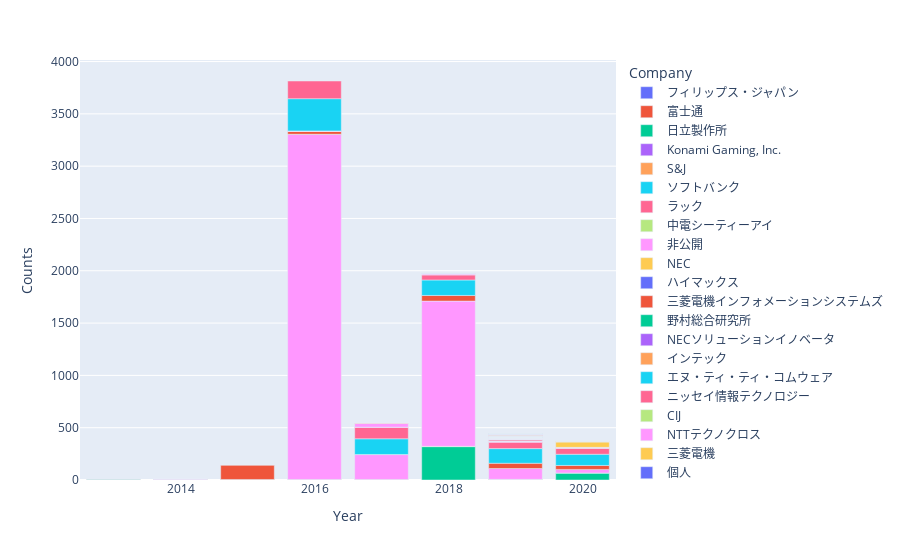

Notebook source saved alongside this figure:
### Markdown cell above
### Plotly

### Code cell
px.bar( df_for_plotly, x = "Year", y = "Counts", color = "Company")

### Figure 1 — Plotly figure (JSON) as saved in the notebook; plotly's stock layout.template omitted (floating-point values rounded to 4 significant figures)
{"data": [{"alignmentgroup": "True", "hovertemplate": "Company=フィリップス・ジャパン<br>Year=%{x}<br>Counts=%{y}<extra></extra>", "legendgroup": "フィリップス・ジャパン", "marker": {"color": "#636efa"}, "name": "フィリップス・ジャパン", "offsetgroup": "フィリップス・ジャパン", "orientation": "v", "showlegend": true, "textposition": "auto", "type": "bar", "x": [2013], "xaxis": "x", "y": [1], "yaxis": "y"}, {"alignmentgroup": "True", "hovertemplate": "Company=富士通<br>Year=%{x}<br>Counts=%{y}<extra></extra>", "legendgroup": "富士通", "marker": {"color": "#EF553B"}, "name": "富士通", "offsetgroup": "富士通", "orientation": "v", "showlegend": true, "textposition": "auto", "type": "bar", "x": [2013, 2019], "xaxis": "x", "y": [1, 3], "yaxis": "y"}, {"alignmentgroup": "True", "hovertemplate": "Company=日立製作所<br>Year=%{x}<br>Counts=%{y}<extra></extra>", "legendgroup": "日立製作所", "marker": {"color": "#00cc96"}, "name": "日立製作所", "offsetgroup": "日立製作所", "orientation": "v", "showlegend": true, "textposition": "auto", "type": "bar", "x": [2013, 2018, 2019, 2020], "xaxis": "x", "y": [2, 319, 2, 66], "yaxis": "y"}, {"alignmentgroup": "True", "hovertemplate": "Company=Konami Gaming, Inc.<br>Year=%{x}<br>Counts=%{y}<extra></extra>", "legendgroup": "Konami Gaming, Inc.", "marker": {"color": "#ab63fa"}, "name": "Konami Gaming, Inc.", "offsetgroup": "Konami Gaming, Inc.", "orientation": "v", "showlegend": true, "textposition": "auto", "type": "bar", "x": [2014], "xaxis": "x", "y": [1], "yaxis": "y"}, {"alignmentgroup": "True", "hovertemplate": "Company=S&J<br>Year=%{x}<br>Counts=%{y}<extra></extra>", "legendgroup": "S&J", "marker": {"color": "#FFA15A"}, "name": "S&J", "offsetgroup": "S&J", "orientation": "v", "showlegend": true, "textposition": "auto", "type": "bar", "x": [2014], "xaxis": "x", "y": [1], "yaxis": "y"}, {"alignmentgroup": "True", "hovertemplate": "Company=ソフトバンク<br>Year=%{x}<br>Counts=%{y}<extra></extra>", "legendgroup": "ソフトバンク", "marker": {"color": "#19d3f3"}, "name": "ソフトバンク", "offsetgroup": "ソフトバンク", "orientation": "v", "showlegend": true, "textposition": "auto", "type": "bar", "x": [2014], "xaxis": "x", "y": [1], "yaxis": "y"}, {"alignmentgroup": "True", "hovertemplate": "Company=ラック<br>Year=%{x}<br>Counts=%{y}<extra></extra>", "legendgroup": "ラック", "marker": {"color": "#FF6692"}, "name": "ラック", "offsetgroup": "ラック", "orientation": "v", "showlegend": true, "textposition": "auto", "type": "bar", "x": [2014, 2015], "xaxis": "x", "y": [1, 1], "yaxis": "y"}, {"alignmentgroup": "True", "hovertemplate": "Company=中電シーティーアイ<br>Year=%{x}<br>Counts=%{y}<extra></extra>", "legendgroup": "中電シーティーアイ", "marker": {"color": "#B6E880"}, "name": "中電シーティーアイ", "offsetgroup": "中電シーティーアイ", "orientation": "v", "showlegend": true, "textposition": "auto", "type": "bar", "x": [2014, 2015, 2016, 2017, 2018, 2019, 2020], "xaxis": "x", "y": [2, 2, 5, 5, 3, 1, 1], "yaxis": "y"}, {"alignmentgroup": "True", "hovertemplate": "Company=非公開<br>Year=%{x}<br>Counts=%{y}<extra></extra>", "legendgroup": "非公開", "marker": {"color": "#FF97FF"}, "name": "非公開", "offsetgroup": "非公開", "orientation": "v", "showlegend": true, "textposition": "auto", "type": "bar", "x": [2014, 2016, 2017, 2018, 2019, 2020], "xaxis": "x", "y": [3, 3299, 238, 1388, 104, 34], "yaxis": "y"}, {"alignmentgroup": "True", "hovertemplate": "Company=NEC<br>Year=%{x}<br>Counts=%{y}<extra></extra>", "legendgroup": "NEC", "marker": {"color": "#FECB52"}, "name": "NEC", "offsetgroup": "NEC", "orientation": "v", "showlegend": true, "textposition": "auto", "type": "bar", "x": [2015, 2016, 2017], "xaxis": "x", "y": [1, 1, 1], "yaxis": "y"}, {"alignmentgroup": "True", "hovertemplate": "Company=ハイマックス<br>Year=%{x}<br>Counts=%{y}<extra></extra>", "legendgroup": "ハイマックス", "marker": {"color": "#636efa"}, "name": "ハイマックス", "offsetgroup": "ハイマックス", "orientation": "v", "showlegend": true, "textposition": "auto", "type": "bar", "x": [2015], "xaxis": "x", "y": [1], "yaxis": "y"}, {"alignmentgroup": "True", "hovertemplate": "Company=三菱電機インフォメーションシステムズ<br>Year=%{x}<br>Counts=%{y}<extra></extra>", "legendgroup": "三菱電機インフォメーションシステムズ", "marker": {"color": "#EF553B"}, "name": "三菱電機インフォメーションシステムズ", "offsetgroup": "三菱電機インフォメーションシステムズ", "orientation": "v", "showlegend": true, "textposition": "auto", "type": "bar", "x": [2015, 2016, 2018, 2019, 2020], "xaxis": "x", "y": [138, 28, 54, 50, 38], "yaxis": "y"}, {"alignmentgroup": "True", "hovertemplate": "Company=野村総合研究所<br>Year=%{x}<br>Counts=%{y}<extra></extra>", "legendgroup": "野村総合研究所", "marker": {"color": "#00cc96"}, "name": "野村総合研究所", "offsetgroup": "野村総合研究所", "orientation": "v", "showlegend": true, "textposition": "auto", "type": "bar", "x": [2015, 2016], "xaxis": "x", "y": [1, 1], "yaxis": "y"}, {"alignmentgroup": "True", "hovertemplate": "Company=NECソリューションイノベータ<br>Year=%{x}<br>Counts=%{y}<extra></extra>", "legendgroup": "NECソリューションイノベータ", "marker": {"color": "#ab63fa"}, "name": "NECソリューションイノベータ", "offsetgroup": "NECソリューションイノベータ", "orientation": "v", "showlegend": true, "textposition": "auto", "type": "bar", "x": [2016], "xaxis": "x", "y": [1], "yaxis": "y"}, {"alignmentgroup": "True", "hovertemplate": "Company=インテック<br>Year=%{x}<br>Counts=%{y}<extra></extra>", "legendgroup": "インテック", "marker": {"color": "#FFA15A"}, "name": "インテック", "offsetgroup": "インテック", "orientation": "v", "showlegend": true, "textposition": "auto", "type": "bar", "x": [2016], "xaxis": "x", "y": [2], "yaxis": "y"}, {"alignmentgroup": "True", "hovertemplate": "Company=エヌ・ティ・ティ・コムウェア<br>Year=%{x}<br>Counts=%{y}<extra></extra>", "legendgroup": "エヌ・ティ・ティ・コムウェア", "marker": {"color": "#19d3f3"}, "name": "エヌ・ティ・ティ・コムウェア", "offsetgroup": "エヌ・ティ・ティ・コムウェア", "orientation": "v", "showlegend": true, "textposition": "auto", "type": "bar", "x": [2016, 2017, 2018, 2019, 2020], "xaxis": "x", "y": [308, 150, 148, 140, 107], "yaxis": "y"}, {"alignmentgroup": "True", "hovertemplate": "Company=ニッセイ情報テクノロジー<br>Year=%{x}<br>Counts=%{y}<extra></extra>", "legendgroup": "ニッセイ情報テクノロジー", "marker": {"color": "#FF6692"}, "name": "ニッセイ情報テクノロジー", "offsetgroup": "ニッセイ情報テクノロジー", "orientation": "v", "showlegend": true, "textposition": "auto", "type": "bar", "x": [2016, 2017, 2018, 2019, 2020], "xaxis": "x", "y": [169, 110, 48, 61, 57], "yaxis": "y"}, {"alignmentgroup": "True", "hovertemplate": "Company=CIJ<br>Year=%{x}<br>Counts=%{y}<extra></extra>", "legendgroup": "CIJ", "marker": {"color": "#B6E880"}, "name": "CIJ", "offsetgroup": "CIJ", "orientation": "v", "showlegend": true, "textposition": "auto", "type": "bar", "x": [2017], "xaxis": "x", "y": [1], "yaxis": "y"}, {"alignmentgroup": "True", "hovertemplate": "Company=NTTテクノクロス<br>Year=%{x}<br>Counts=%{y}<extra></extra>", "legendgroup": "NTTテクノクロス", "marker": {"color": "#FF97FF"}, "name": "NTTテクノクロス", "offsetgroup": "NTTテクノクロス", "orientation": "v", "showlegend": true, "textposition": "auto", "type": "bar", "x": [2017, 2018, 2019], "xaxis": "x", "y": [38, 10, 9], "yaxis": "y"}, {"alignmentgroup": "True", "hovertemplate": "Company=三菱電機<br>Year=%{x}<br>Counts=%{y}<extra></extra>", "legendgroup": "三菱電機", "marker": {"color": "#FECB52"}, "name": "三菱電機", "offsetgroup": "三菱電機", "orientation": "v", "showlegend": true, "textposition": "auto", "type": "bar", "x": [2017], "xaxis": "x", "y": [1], "yaxis": "y"}, {"alignmentgroup": "True", "hovertemplate": "Company=個人<br>Year=%{x}<br>Counts=%{y}<extra></extra>", "legendgroup": "個人", "marker": {"color": "#636efa"}, "name": "個人", "offsetgroup": "個人", "orientation": "v", "showlegend": true, "textposition": "auto", "type": "bar", "x": [2018], "xaxis": "x", "y": [1], "yaxis": "y"}, {"alignmentgroup": "True", "hovertemplate": "Company=大阪府警察本部<br>Year=%{x}<br>Counts=%{y}<extra></extra>", "legendgroup": "大阪府警察本部", "marker": {"color": "#EF553B"}, "name": "大阪府警察本部", "offsetgroup": "大阪府警察本部", "orientation": "v", "showlegend": true, "textposition": "auto", "type": "bar", "x": [2018], "xaxis": "x", "y": [1], "yaxis": "y"}, {"alignmentgroup": "True", "hovertemplate": "Company=CCアーキテクト<br>Year=%{x}<br>Counts=%{y}<extra></extra>", "legendgroup": "CCアーキテクト", "marker": {"color": "#00cc96"}, "name": "CCアーキテクト", "offsetgroup": "CCアーキテクト", "orientation": "v", "showlegend": true, "textposition": "auto", "type": "bar", "x": [2019], "xaxis": "x", "y": [1], "yaxis": "y"}, {"alignmentgroup": "True", "hovertemplate": "Company=JCCソフト<br>Year=%{x}<br>Counts=%{y}<extra></extra>", "legendgroup": "JCCソフト", "marker": {"color": "#ab63fa"}, "name": "JCCソフト", "offsetgroup": "JCCソフト", "orientation": "v", "showlegend": true, "textposition": "auto", "type": "bar", "x": [2019], "xaxis": "x", "y": [1], "yaxis": "y"}, {"alignmentgroup": "True", "hovertemplate": "Company=Ovum Software<br>Year=%{x}<br>Counts=%{y}<extra></extra>", "legendgroup": "Ovum Software", "marker": {"color": "#FFA15A"}, "name": "Ovum Software", "offsetgroup": "Ovum Software", "orientation": "v", "showlegend": true, "textposition": "auto", "type": "bar", "x": [2019], "xaxis": "x", "y": [1], "yaxis": "y"}, {"alignmentgroup": "True", "hovertemplate": "Company=SHIFT<br>Year=%{x}<br>Counts=%{y}<extra></extra>", "legendgroup": "SHIFT", "marker": {"color": "#19d3f3"}, "name": "SHIFT", "offsetgroup": "SHIFT", "orientation": "v", "showlegend": true, "textposition": "auto", "type": "bar", "x": [2019], "xaxis": "x", "y": [1], "yaxis": "y"}, {"alignmentgroup": "True", "hovertemplate": "Company=みずほ情報総研<br>Year=%{x}<br>Counts=%{y}<extra></extra>", "legendgroup": "みずほ情報総研", "marker": {"color": "#FF6692"}, "name": "みずほ情報総研", "offsetgroup": "みずほ情報総研", "orientation": "v", "showlegend": true, "textposition": "auto", "type": "bar", "x": [2019, 2020], "xaxis": "x", "y": [15, 3], "yaxis": "y"}, {"alignmentgroup": "True", "hovertemplate": "Company=みずほ銀行<br>Year=%{x}<br>Counts=%{y}<extra></extra>", "legendgroup": "みずほ銀行", "marker": {"color": "#B6E880"}, "name": "みずほ銀行", "offsetgroup": "みずほ銀行", "orientation": "v", "showlegend": true, "textposition": "auto", "type": "bar", "x": [2019], "xaxis": "x", "y": [1], "yaxis": "y"}, {"alignmentgroup": "True", "hovertemplate": "Company=アイテック阪急阪神<br>Year=%{x}<br>Counts=%{y}<extra></extra>", "legendgroup": "アイテック阪急阪神", "marker": {"color": "#FF97FF"}, "name": "アイテック阪急阪神", "offsetgroup": "アイテック阪急阪神", "orientation": "v", "showlegend": true, "textposition": "auto", "type": "bar", "x": [2019], "xaxis": "x", "y": [1], "yaxis": "y"}, {"alignmentgroup": "True", "hovertemplate": "Company=アジア航測<br>Year=%{x}<br>Counts=%{y}<extra></extra>", "legendgroup": "アジア航測", "marker": {"color": "#FECB52"}, "name": "アジア航測", "offsetgroup": "アジア航測", "orientation": "v", "showlegend": true, "textposition": "auto", "type": "bar", "x": [2019], "xaxis": "x", "y": [1], "yaxis": "y"}, {"alignmentgroup": "True", "hovertemplate": "Company=インテグレーションテクノロジー<br>Year=%{x}<br>Counts=%{y}<extra></extra>", "legendgroup": "インテグレーションテクノロジー", "marker": {"color": "#636efa"}, "name": "インテグレーションテクノロジー", "offsetgroup": "インテグレーションテクノロジー", "orientation": "v", "showlegend": true, "textposition": "auto", "type": "bar", "x": [2019], "xaxis": "x", "y": [1], "yaxis": "y"}, {"alignmentgroup": "True", "hovertemplate": "Company=イー・フォース<br>Year=%{x}<br>Counts=%{y}<extra></extra>", "legendgroup": "イー・フォース", "marker": {"color": "#EF553B"}, "name": "イー・フォース", "offsetgroup": "イー・フォース", "orientation": "v", "showlegend": true, "textposition": "auto", "type": "bar", "x": [2019], "xaxis": "x", "y": [1], "yaxis": "y"}, {"alignmentgroup": "True", "hovertemplate": "Company=エクセディア・コンサルティング<br>Year=%{x}<br>Counts=%{y}<extra></extra>", "legendgroup": "エクセディア・コンサルティング", "marker": {"color": "#00cc96"}, "name": "エクセディア・コンサルティング", "offsetgroup": "エクセディア・コンサルティング", "orientation": "v", "showlegend": true, "textposition": "auto", "type": "bar", "x": [2019], "xaxis": "x", "y": [1], "yaxis": "y"}, {"alignmentgroup": "True", "hovertemplate": "Company=エリクソン・ジャパン<br>Year=%{x}<br>Counts=%{y}<extra></extra>", "legendgroup": "エリクソン・ジャパン", "marker": {"color": "#ab63fa"}, "name": "エリクソン・ジャパン", "offsetgroup": "エリクソン・ジャパン", "orientation": "v", "showlegend": true, "textposition": "auto", "type": "bar", "x": [2019], "xaxis": "x", "y": [1], "yaxis": "y"}, {"alignmentgroup": "True", "hovertemplate": "Company=クリモトビジネスアソシエイツ<br>Year=%{x}<br>Counts=%{y}<extra></extra>", "legendgroup": "クリモトビジネスアソシエイツ", "marker": {"color": "#FFA15A"}, "name": "クリモトビジネスアソシエイツ", "offsetgroup": "クリモトビジネスアソシエイツ", "orientation": "v", "showlegend": true, "textposition": "auto", "type": "bar", "x": [2019], "xaxis": "x", "y": [1], "yaxis": "y"}, {"alignmentgroup": "True", "hovertemplate": "Company=コンピュートロン<br>Year=%{x}<br>Counts=%{y}<extra></extra>", "legendgroup": "コンピュートロン", "marker": {"color": "#19d3f3"}, "name": "コンピュートロン", "offsetgroup": "コンピュートロン", "orientation": "v", "showlegend": true, "textposition": "auto", "type": "bar", "x": [2019], "xaxis": "x", "y": [1], "yaxis": "y"}, {"alignmentgroup": "True", "hovertemplate": "Company=スクウェア・エニックス<br>Year=%{x}<br>Counts=%{y}<extra></extra>", "legendgroup": "スクウェア・エニックス", "marker": {"color": "#FF6692"}, "name": "スクウェア・エニックス", "offsetgroup": "スクウェア・エニックス", "orientation": "v", "showlegend": true, "textposition": "auto", "type": "bar", "x": [2019], "xaxis": "x", "y": [1], "yaxis": "y"}, {"alignmentgroup": "True", "hovertemplate": "Company=ソフトウェアコントロール<br>Year=%{x}<br>Counts=%{y}<extra></extra>", "legendgroup": "ソフトウェアコントロール", "marker": {"color": "#B6E880"}, "name": "ソフトウェアコントロール", "offsetgroup": "ソフトウェアコントロール", "orientation": "v", "showlegend": true, "textposition": "auto", "type": "bar", "x": [2019], "xaxis": "x", "y": [1], "yaxis": "y"}, {"alignmentgroup": "True", "hovertemplate": "Company=ソフトバンク・テクノロジー<br>Year=%{x}<br>Counts=%{y}<extra></extra>", "legendgroup": "ソフトバンク・テクノロジー", "marker": {"color": "#FF97FF"}, "name": "ソフトバンク・テクノロジー", "offsetgroup": "ソフトバンク・テクノロジー", "orientation": "v", "showlegend": true, "textposition": "auto", "type": "bar", "x": [2019], "xaxis": "x", "y": [1], "yaxis": "y"}, {"alignmentgroup": "True", "hovertemplate": "Company=デンソー<br>Year=%{x}<br>Counts=%{y}<extra></extra>", "legendgroup": "デンソー", "marker": {"color": "#FECB52"}, "name": "デンソー", "offsetgroup": "デンソー", "orientation": "v", "showlegend": true, "textposition": "auto", "type": "bar", "x": [2019], "xaxis": "x", "y": [1], "yaxis": "y"}, {"alignmentgroup": "True", "hovertemplate": "Company=トヨタ自動車<br>Year=%{x}<br>Counts=%{y}<extra></extra>", "legendgroup": "トヨタ自動車", "marker": {"color": "#636efa"}, "name": "トヨタ自動車", "offsetgroup": "トヨタ自動車", "orientation": "v", "showlegend": true, "textposition": "auto", "type": "bar", "x": [2019], "xaxis": "x", "y": [1], "yaxis": "y"}, {"alignmentgroup": "True", "hovertemplate": "Company=ハルコム<br>Year=%{x}<br>Counts=%{y}<extra></extra>", "legendgroup": "ハルコム", "marker": {"color": "#EF553B"}, "name": "ハルコム", "offsetgroup": "ハルコム", "orientation": "v", "showlegend": true, "textposition": "auto", "type": "bar", "x": [2019], "xaxis": "x", "y": [1], "yaxis": "y"}, {"alignmentgroup": "True", "hovertemplate": "Company=ファースト<br>Year=%{x}<br>Counts=%{y}<extra></extra>", "legendgroup": "ファースト", "marker": {"color": "#00cc96"}, "name": "ファースト", "offsetgroup": "ファースト", "orientation": "v", "showlegend": true, "textposition": "auto", "type": "bar", "x": [2019], "xaxis": "x", "y": [1], "yaxis": "y"}, {"alignmentgroup": "True", "hovertemplate": "Company=マクニカ<br>Year=%{x}<br>Counts=%{y}<extra></extra>", "legendgroup": "マクニカ", "marker": {"color": "#ab63fa"}, "name": "マクニカ", "offsetgroup": "マクニカ", "orientation": "v", "showlegend": true, "textposition": "auto", "type": "bar", "x": [2019], "xaxis": "x", "y": [1], "yaxis": "y"}, {"alignmentgroup": "True", "hovertemplate": "Company=リコー<br>Year=%{x}<br>Counts=%{y}<extra></extra>", "legendgroup": "リコー", "marker": {"color": "#FFA15A"}, "name": "リコー", "offsetgroup": "リコー", "orientation": "v", "showlegend": true, "textposition": "auto", "type": "bar", "x": [2019, 2020], "xaxis": "x", "y": [1, 2], "yaxis": "y"}, {"alignmentgroup": "True", "hovertemplate": "Company=三井物産セキュアディレクション<br>Year=%{x}<br>Counts=%{y}<extra></extra>", "legendgroup": "三井物産セキュアディレクション", "marker": {"color": "#19d3f3"}, "name": "三井物産セキュアディレクション", "offsetgroup": "三井物産セキュアディレクション", "orientation": "v", "showlegend": true, "textposition": "auto", "type": "bar", "x": [2019], "xaxis": "x", "y": [1], "yaxis": "y"}, {"alignmentgroup": "True", "hovertemplate": "Company=三菱電機マイコン機器ソフトウエア<br>Year=%{x}<br>Counts=%{y}<extra></extra>", "legendgroup": "三菱電機マイコン機器ソフトウエア", "marker": {"color": "#FF6692"}, "name": "三菱電機マイコン機器ソフトウエア", "offsetgroup": "三菱電機マイコン機器ソフトウエア", "orientation": "v", "showlegend": true, "textposition": "auto", "type": "bar", "x": [2019], "xaxis": "x", "y": [1], "yaxis": "y"}, {"alignmentgroup": "True", "hovertemplate": "Company=京セラ<br>Year=%{x}<br>Counts=%{y}<extra></extra>", "legendgroup": "京セラ", "marker": {"color": "#B6E880"}, "name": "京セラ", "offsetgroup": "京セラ", "orientation": "v", "showlegend": true, "textposition": "auto", "type": "bar", "x": [2019], "xaxis": "x", "y": [1], "yaxis": "y"}, {"alignmentgroup": "True", "hovertemplate": "Company=力武健次技術士事務所<br>Year=%{x}<br>Counts=%{y}<extra></extra>", "legendgroup": "力武健次技術士事務所", "marker": {"color": "#FF97FF"}, "name": "力武健次技術士事務所", "offsetgroup": "力武健次技術士事務所", "orientation": "v", "showlegend": true, "textposition": "auto", "type": "bar", "x": [2019], "xaxis": "x", "y": [1], "yaxis": "y"}, {"alignmentgroup": "True", "hovertemplate": "Company=坂東技術士事務所<br>Year=%{x}<br>Counts=%{y}<extra></extra>", "legendgroup": "坂東技術士事務所", "marker": {"color": "#FECB52"}, "name": "坂東技術士事務所", "offsetgroup": "坂東技術士事務所", "orientation": "v", "showlegend": true, "textposition": "auto", "type": "bar", "x": [2019], "xaxis": "x", "y": [1], "yaxis": "y"}, {"alignmentgroup": "True", "hovertemplate": "Company=大脇技術士事務所<br>Year=%{x}<br>Counts=%{y}<extra></extra>", "legendgroup": "大脇技術士事務所", "marker": {"color": "#636efa"}, "name": "大脇技術士事務所", "offsetgroup": "大脇技術士事務所", "orientation": "v", "showlegend": true, "textposition": "auto", "type": "bar", "x": [2019], "xaxis": "x", "y": [1], "yaxis": "y"}, {"alignmentgroup": "True", "hovertemplate": "Company=太平洋工業<br>Year=%{x}<br>Counts=%{y}<extra></extra>", "legendgroup": "太平洋工業", "marker": {"color": "#EF553B"}, "name": "太平洋工業", "offsetgroup": "太平洋工業", "orientation": "v", "showlegend": true, "textposition": "auto", "type": "bar", "x": [2019], "xaxis": "x", "y": [1], "yaxis": "y"}, {"alignmentgroup": "True", "hovertemplate": "Company=山下設計<br>Year=%{x}<br>Counts=%{y}<extra></extra>", "legendgroup": "山下設計", "marker": {"color": "#00cc96"}, "name": "山下設計", "offsetgroup": "山下設計", "orientation": "v", "showlegend": true, "textposition": "auto", "type": "bar", "x": [2019], "xaxis": "x", "y": [1], "yaxis": "y"}, {"alignmentgroup": "True", "hovertemplate": "Company=山脇学園<br>Year=%{x}<br>Counts=%{y}<extra></extra>", "legendgroup": "山脇学園", "marker": {"color": "#ab63fa"}, "name": "山脇学園", "offsetgroup": "山脇学園", "orientation": "v", "showlegend": true, "textposition": "auto", "type": "bar", "x": [2019], "xaxis": "x", "y": [1], "yaxis": "y"}, {"alignmentgroup": "True", "hovertemplate": "Company=日本工営<br>Year=%{x}<br>Counts=%{y}<extra></extra>", "legendgroup": "日本工営", "marker": {"color": "#FFA15A"}, "name": "日本工営", "offsetgroup": "日本工営", "orientation": "v", "showlegend": true, "textposition": "auto", "type": "bar", "x": [2019], "xaxis": "x", "y": [2], "yaxis": "y"}, {"alignmentgroup": "True", "hovertemplate": "Company=日本ＮＣＲ<br>Year=%{x}<br>Counts=%{y}<extra></extra>", "legendgroup": "日本ＮＣＲ", "marker": {"color": "#19d3f3"}, "name": "日本ＮＣＲ", "offsetgroup": "日本ＮＣＲ", "orientation": "v", "showlegend": true, "textposition": "auto", "type": "bar", "x": [2019], "xaxis": "x", "y": [1], "yaxis": "y"}, {"alignmentgroup": "True", "hovertemplate": "Company=日立システムズ<br>Year=%{x}<br>Counts=%{y}<extra></extra>", "legendgroup": "日立システムズ", "marker": {"color": "#FF6692"}, "name": "日立システムズ", "offsetgroup": "日立システムズ", "orientation": "v", "showlegend": true, "textposition": "auto", "type": "bar", "x": [2019], "xaxis": "x", "y": [1], "yaxis": "y"}, {"alignmentgroup": "True", "hovertemplate": "Company=日立ソリューションズ・クリエイト<br>Year=%{x}<br>Counts=%{y}<extra></extra>", "legendgroup": "日立ソリューションズ・クリエイト", "marker": {"color": "#B6E880"}, "name": "日立ソリューションズ・クリエイト", "offsetgroup": "日立ソリューションズ・クリエイト", "orientation": "v", "showlegend": true, "textposition": "auto", "type": "bar", "x": [2019], "xaxis": "x", "y": [1], "yaxis": "y"}, {"alignmentgroup": "True", "hovertemplate": "Company=日立産機システム<br>Year=%{x}<br>Counts=%{y}<extra></extra>", "legendgroup": "日立産機システム", "marker": {"color": "#FF97FF"}, "name": "日立産機システム", "offsetgroup": "日立産機システム", "orientation": "v", "showlegend": true, "textposition": "auto", "type": "bar", "x": [2019], "xaxis": "x", "y": [1], "yaxis": "y"}, {"alignmentgroup": "True", "hovertemplate": "Company=東京ガスｉネット<br>Year=%{x}<br>Counts=%{y}<extra></extra>", "legendgroup": "東京ガスｉネット", "marker": {"color": "#FECB52"}, "name": "東京ガスｉネット", "offsetgroup": "東京ガスｉネット", "orientation": "v", "showlegend": true, "textposition": "auto", "type": "bar", "x": [2019], "xaxis": "x", "y": [1], "yaxis": "y"}, {"alignmentgroup": "True", "hovertemplate": "Company=東京工業高等専門学校<br>Year=%{x}<br>Counts=%{y}<extra></extra>", "legendgroup": "東京工業高等専門学校", "marker": {"color": "#636efa"}, "name": "東京工業高等専門学校", "offsetgroup": "東京工業高等専門学校", "orientation": "v", "showlegend": true, "textposition": "auto", "type": "bar", "x": [2019], "xaxis": "x", "y": [1], "yaxis": "y"}, {"alignmentgroup": "True", "hovertemplate": "Company=東芝インフラシステムズ<br>Year=%{x}<br>Counts=%{y}<extra></extra>", "legendgroup": "東芝インフラシステムズ", "marker": {"color": "#EF553B"}, "name": "東芝インフラシステムズ", "offsetgroup": "東芝インフラシステムズ", "orientation": "v", "showlegend": true, "textposition": "auto", "type": "bar", "x": [2019], "xaxis": "x", "y": [6], "yaxis": "y"}, {"alignmentgroup": "True", "hovertemplate": "Company=東芝デジタルソリューションズ<br>Year=%{x}<br>Counts=%{y}<extra></extra>", "legendgroup": "東芝デジタルソリューションズ", "marker": {"color": "#00cc96"}, "name": "東芝デジタルソリューションズ", "offsetgroup": "東芝デジタルソリューションズ", "orientation": "v", "showlegend": true, "textposition": "auto", "type": "bar", "x": [2019], "xaxis": "x", "y": [1], "yaxis": "y"}, {"alignmentgroup": "True", "hovertemplate": "Company=松下技術士事務所<br>Year=%{x}<br>Counts=%{y}<extra></extra>", "legendgroup": "松下技術士事務所", "marker": {"color": "#ab63fa"}, "name": "松下技術士事務所", "offsetgroup": "松下技術士事務所", "orientation": "v", "showlegend": true, "textposition": "auto", "type": "bar", "x": [2019], "xaxis": "x", "y": [1], "yaxis": "y"}, {"alignmentgroup": "True", "hovertemplate": "Company=柏原コンサルティングオフィス<br>Year=%{x}<br>Counts=%{y}<extra></extra>", "legendgroup": "柏原コンサルティングオフィス", "marker": {"color": "#FFA15A"}, "name": "柏原コンサルティングオフィス", "offsetgroup": "柏原コンサルティングオフィス", "orientation": "v", "showlegend": true, "textposition": "auto", "type": "bar", "x": [2019], "xaxis": "x", "y": [1], "yaxis": "y"}, {"alignmentgroup": "True", "hovertemplate": "Company=沖電気工業<br>Year=%{x}<br>Counts=%{y}<extra></extra>", "legendgroup": "沖電気工業", "marker": {"color": "#19d3f3"}, "name": "沖電気工業", "offsetgroup": "沖電気工業", "orientation": "v", "showlegend": true, "textposition": "auto", "type": "bar", "x": [2019], "xaxis": "x", "y": [1], "yaxis": "y"}, {"alignmentgroup": "True", "hovertemplate": "Company=石川Ｅ＆ＩＴ技術士事務所<br>Year=%{x}<br>Counts=%{y}<extra></extra>", "legendgroup": "石川Ｅ＆ＩＴ技術士事務所", "marker": {"color": "#FF6692"}, "name": "石川Ｅ＆ＩＴ技術士事務所", "offsetgroup": "石川Ｅ＆ＩＴ技術士事務所", "orientation": "v", "showlegend": true, "textposition": "auto", "type": "bar", "x": [2019], "xaxis": "x", "y": [1], "yaxis": "y"}, {"alignmentgroup": "True", "hovertemplate": "Company=神戸学院大学<br>Year=%{x}<br>Counts=%{y}<extra></extra>", "legendgroup": "神戸学院大学", "marker": {"color": "#B6E880"}, "name": "神戸学院大学", "offsetgroup": "神戸学院大学", "orientation": "v", "showlegend": true, "textposition": "auto", "type": "bar", "x": [2019], "xaxis": "x", "y": [1], "yaxis": "y"}, {"alignmentgroup": "True", "hovertemplate": "Company=鍜治技術士事務所<br>Year=%{x}<br>Counts=%{y}<extra></extra>", "legendgroup": "鍜治技術士事務所", "marker": {"color": "#FF97FF"}, "name": "鍜治技術士事務所", "offsetgroup": "鍜治技術士事務所", "orientation": "v", "showlegend": true, "textposition": "auto", "type": "bar", "x": [2019], "xaxis": "x", "y": [1], "yaxis": "y"}, {"alignmentgroup": "True", "hovertemplate": "Company=関電システムズ<br>Year=%{x}<br>Counts=%{y}<extra></extra>", "legendgroup": "関電システムズ", "marker": {"color": "#FECB52"}, "name": "関電システムズ", "offsetgroup": "関電システムズ", "orientation": "v", "showlegend": true, "textposition": "auto", "type": "bar", "x": [2019], "xaxis": "x", "y": [1], "yaxis": "y"}, {"alignmentgroup": "True", "hovertemplate": "Company=電設コンサルタンツ株式会社<br>Year=%{x}<br>Counts=%{y}<extra></extra>", "legendgroup": "電設コンサルタンツ株式会社", "marker": {"color": "#636efa"}, "name": "電設コンサルタンツ株式会社", "offsetgroup": "電設コンサルタンツ株式会社", "orientation": "v", "showlegend": true, "textposition": "auto", "type": "bar", "x": [2019], "xaxis": "x", "y": [1], "yaxis": "y"}, {"alignmentgroup": "True", "hovertemplate": "Company=電通国際情報サービス<br>Year=%{x}<br>Counts=%{y}<extra></extra>", "legendgroup": "電通国際情報サービス", "marker": {"color": "#EF553B"}, "name": "電通国際情報サービス", "offsetgroup": "電通国際情報サービス", "orientation": "v", "showlegend": true, "textposition": "auto", "type": "bar", "x": [2019], "xaxis": "x", "y": [1], "yaxis": "y"}, {"alignmentgroup": "True", "hovertemplate": "Company=飯田ICT技術士事務所<br>Year=%{x}<br>Counts=%{y}<extra></extra>", "legendgroup": "飯田ICT技術士事務所", "marker": {"color": "#00cc96"}, "name": "飯田ICT技術士事務所", "offsetgroup": "飯田ICT技術士事務所", "orientation": "v", "showlegend": true, "textposition": "auto", "type": "bar", "x": [2019], "xaxis": "x", "y": [1], "yaxis": "y"}, {"alignmentgroup": "True", "hovertemplate": "Company=ＬＳＥＴ<br>Year=%{x}<br>Counts=%{y}<extra></extra>", "legendgroup": "ＬＳＥＴ", "marker": {"color": "#ab63fa"}, "name": "ＬＳＥＴ", "offsetgroup": "ＬＳＥＴ", "orientation": "v", "showlegend": true, "textposition": "auto", "type": "bar", "x": [2019], "xaxis": "x", "y": [1], "yaxis": "y"}, {"alignmentgroup": "True", "hovertemplate": "Company=ＮＤＳ<br>Year=%{x}<br>Counts=%{y}<extra></extra>", "legendgroup": "ＮＤＳ", "marker": {"color": "#FFA15A"}, "name": "ＮＤＳ", "offsetgroup": "ＮＤＳ", "orientation": "v", "showlegend": true, "textposition": "auto", "type": "bar", "x": [2019], "xaxis": "x", "y": [1], "yaxis": "y"}, {"alignmentgroup": "True", "hovertemplate": "Company=NTT西日本<br>Year=%{x}<br>Counts=%{y}<extra></extra>", "legendgroup": "NTT西日本", "marker": {"color": "#19d3f3"}, "name": "NTT西日本", "offsetgroup": "NTT西日本", "orientation": "v", "showlegend": true, "textposition": "auto", "type": "bar", "x": [2020], "xaxis": "x", "y": [1], "yaxis": "y"}, {"alignmentgroup": "True", "hovertemplate": "Company=みずほ信託銀行<br>Year=%{x}<br>Counts=%{y}<extra></extra>", "legendgroup": "みずほ信託銀行", "marker": {"color": "#FF6692"}, "name": "みずほ信託銀行", "offsetgroup": "みずほ信託銀行", "orientation": "v", "showlegend": true, "textposition": "auto", "type": "bar", "x": [2020], "xaxis": "x", "y": [1], "yaxis": "y"}, {"alignmentgroup": "True", "hovertemplate": "Company=アルプスアルパイン<br>Year=%{x}<br>Counts=%{y}<extra></extra>", "legendgroup": "アルプスアルパイン", "marker": {"color": "#B6E880"}, "name": "アルプスアルパイン", "offsetgroup": "アルプスアルパイン", "orientation": "v", "showlegend": true, "textposition": "auto", "type": "bar", "x": [2020], "xaxis": "x", "y": [1], "yaxis": "y"}, {"alignmentgroup": "True", "hovertemplate": "Company=タクマ<br>Year=%{x}<br>Counts=%{y}<extra></extra>", "legendgroup": "タクマ", "marker": {"color": "#FF97FF"}, "name": "タクマ", "offsetgroup": "タクマ", "orientation": "v", "showlegend": true, "textposition": "auto", "type": "bar", "x": [2020], "xaxis": "x", "y": [1], "yaxis": "y"}, {"alignmentgroup": "True", "hovertemplate": "Company=リコーITソリューションズ<br>Year=%{x}<br>Counts=%{y}<extra></extra>", "legendgroup": "リコーITソリューションズ", "marker": {"color": "#FECB52"}, "name": "リコーITソリューションズ", "offsetgroup": "リコーITソリューションズ", "orientation": "v", "showlegend": true, "textposition": "auto", "type": "bar", "x": [2020], "xaxis": "x", "y": [53], "yaxis": "y"}, {"alignmentgroup": "True", "hovertemplate": "Company=三倉エンジニアリング<br>Year=%{x}<br>Counts=%{y}<extra></extra>", "legendgroup": "三倉エンジニアリング", "marker": {"color": "#636efa"}, "name": "三倉エンジニアリング", "offsetgroup": "三倉エンジニアリング", "orientation": "v", "showlegend": true, "textposition": "auto", "type": "bar", "x": [2020], "xaxis": "x", "y": [1], "yaxis": "y"}, {"alignmentgroup": "True", "hovertemplate": "Company=吉川技術士事務所<br>Year=%{x}<br>Counts=%{y}<extra></extra>", "legendgroup": "吉川技術士事務所", "marker": {"color": "#EF553B"}, "name": "吉川技術士事務所", "offsetgroup": "吉川技術士事務所", "orientation": "v", "showlegend": true, "textposition": "auto", "type": "bar", "x": [2020], "xaxis": "x", "y": [1], "yaxis": "y"}, {"alignmentgroup": "True", "hovertemplate": "Company=日本電技<br>Year=%{x}<br>Counts=%{y}<extra></extra>", "legendgroup": "日本電技", "marker": {"color": "#00cc96"}, "name": "日本電技", "offsetgroup": "日本電技", "orientation": "v", "showlegend": true, "textposition": "auto", "type": "bar", "x": [2020], "xaxis": "x", "y": [1], "yaxis": "y"}], "layout": {"barmode": "relative", "legend": {"title": {"text": "Company"}, "tracegroupgap": 0}, "margin": {"t": 60}, "xaxis": {"anchor": "y", "domain": [0, 1], "title": {"text": "Year"}}, "yaxis": {"anchor": "x", "domain": [0, 1], "title": {"text": "Counts"}}}}
